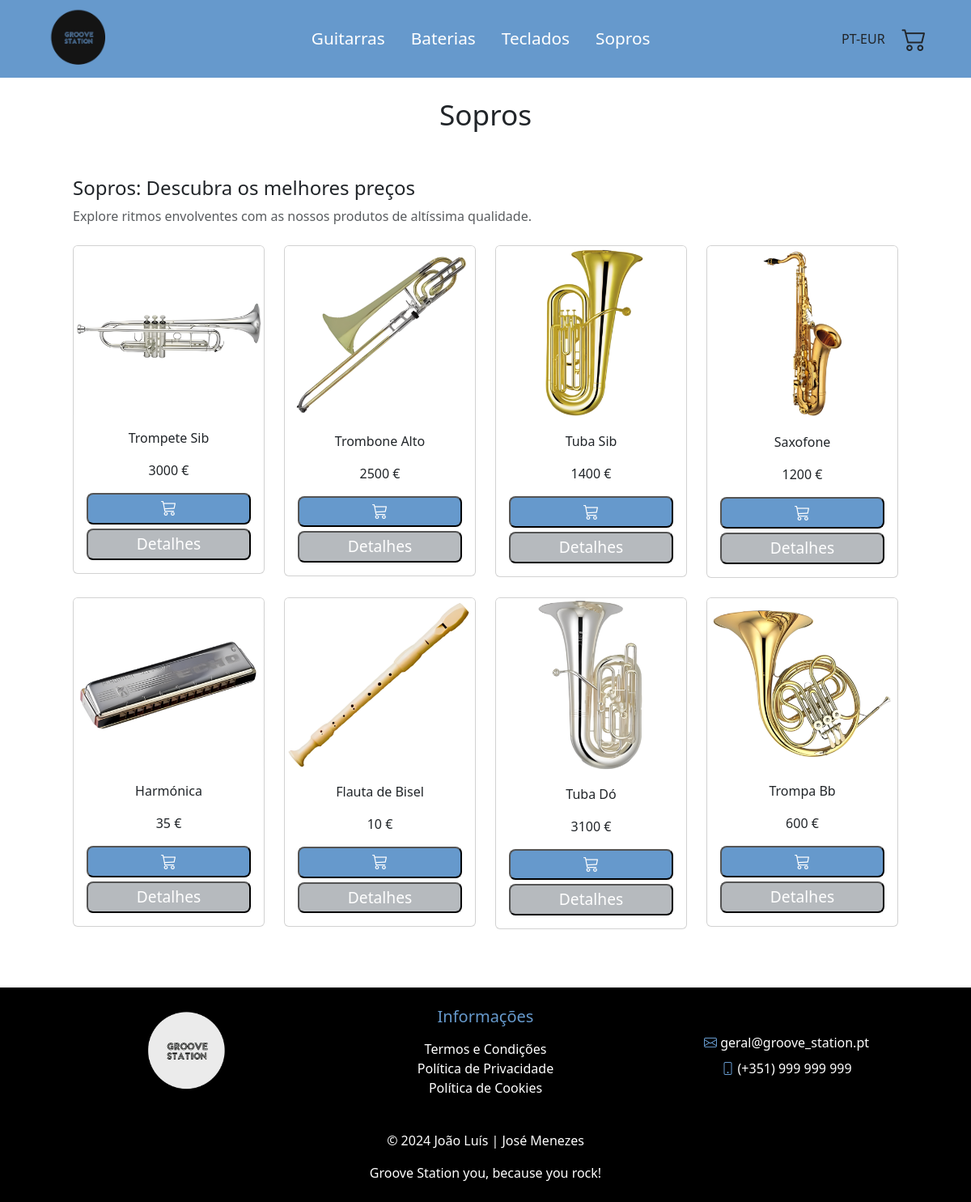
/sopros.php, run on the app's committed database.
### tables this page shows
CREATE TABLE IF NOT EXISTS `produtos` (
  `Id` int NOT NULL AUTO_INCREMENT,
  `Tipo` int DEFAULT NULL COMMENT '1-Guitarras;2-Baterias;3-Teclados;4-Sopros;',
  `Nome` varchar(50) DEFAULT NULL,
  `Preco` float DEFAULT NULL COMMENT 'Preço em €',
  `Descricao` varchar(50) DEFAULT NULL,
  `Imagem` varchar(50) DEFAULT NULL,
  `Quantidade` int DEFAULT NULL COMMENT 'Quantidade do produto no carrinho.',
  PRIMARY KEY (`Id`)
);

### sopros.php (the view, shortened to what this page needs)
<!DOCTYPE html>
<html lang="pt">
<head>
    <?php include('includes/linkscss.php') ?>
</head>
<body>
    <?php include('includes/header.php') ?>
    <?php include('includes/connection.php') ?>
    <div class="container text-center mt-4">
        <h1 style="font-size: 2.2rem;">Sopros</h1>
    </div>
    <main class="container">
        <div class="p-5 rounded">
            <h1 class="h4 font-weight-bold mb-2">Sopros: Descubra os melhores preços</h1>
            <p class="text-muted mb-4">Explore ritmos envolventes com as nossos produtos de altíssima qualidade.</p>
            <div class="row">
                <?php
                    $sql = 'SELECT * FROM produtos WHERE tipo = 4';
                    $stmt = $dbh->prepare($sql);
                    $stmt->execute();
                    if($stmt && $stmt->rowCount() > 0){
                        while($produtos = $stmt->fetchObject()) {
                            $imagem = filter_var($produtos->Imagem, FILTER_VALIDATE_URL) !== false ? $produtos->Imagem : 'imagens/instrumentos/'.$produtos->Imagem;
                            ?>
                            <div class="col-md-4 col-lg-3 mb-4">
                                <div class="card ">
                                    <img alt="<?= $produtos->Nome ?>" class="card-img-top" src="<?= $imagem ?>">
                                    <div class="card-body text-center">
                                        <p class="card-text"><?= $produtos->Nome ?></p>
                                        <p class="card-text"><?= $produtos->Preco ?> € </p>
                                        <button class="carrinho text-white" onclick="addToCart(<?= $produtos->Id ?>, '<?= $produtos->Nome ?>', <?= $produtos->Preco ?>)">
                                            <i class="bi bi-cart3" style="font-size: 1.2rem;"></i>
                                        </button>
                                        <button class="detalhes margin-top-5">
                                            <a href="instrumentos_detalhes.php?Id=<?= $produtos->Id ?>" style="font-size: 1.2rem; text-decoration: none; color: white">Detalhes</a>
                                        </button>
                                    </div>
                                </div>
                            </div>
                        <?php
                        }
                    }
                ?>
            </div>
        </div>
    </main>
    <?php include('includes/footer.php') ?>
</body>
</html>

### style.css (style rules this page uses)
.carrinho { width: 100%; padding: 3px; background: #6699cc; border-radius: 8px; }
.margin-top-5 { margin-top: 5px; }
.detalhes { width: 100%; padding: 3px; background: #b6babe; border-radius: 8px; }

### data on the page
produtos: Imagem (picture), Nome "Trompete Sib", Preco "3000"
produtos: Imagem (picture), Nome "Trombone Alto", Preco "2500"
produtos: Imagem (picture), Nome "Tuba Sib", Preco "1400"
produtos: Nome+Imagem (picture), Nome "Saxofone", Preco "1200"
produtos: Imagem (picture), Nome "Harmónica", Preco "35"
produtos: Imagem (picture), Nome "Flauta de Bisel", Preco "10"
produtos: Imagem (picture), Nome "Tuba Dó", Preco "3100"
produtos: Imagem (picture), Nome "Trompa Bb", Preco "600"
